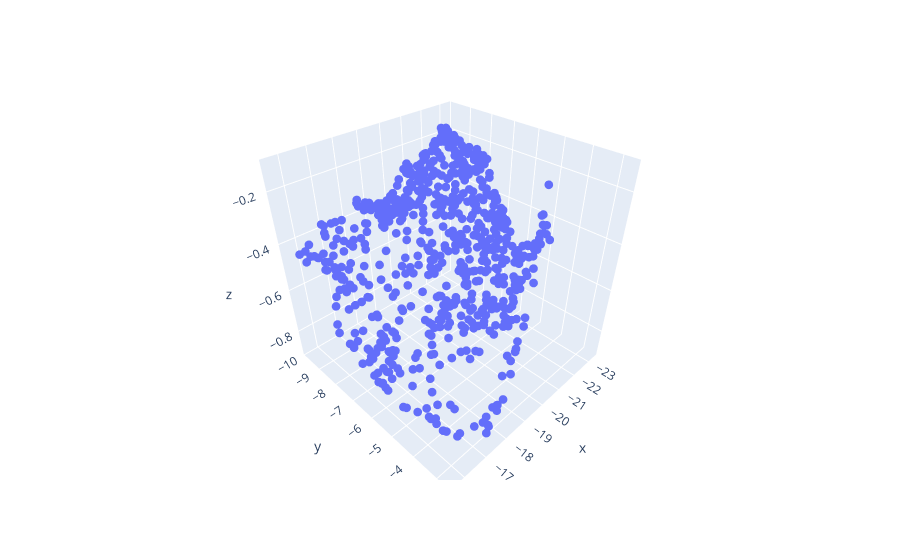

Notebook cell for this chart:
### Code cell
import plotly.express as px
# df = px.data.iris()
fig = px.scatter_3d(x=ps[:,0].tolist(), y=ps[:,1].tolist(), z=ps[:,2].tolist())
fig.update_traces(marker=dict(size=3))
fig.show()
fig.write_html('test.html')

### Figure 1 — Plotly figure (JSON) as saved in the notebook; plotly's stock layout.template omitted (floating-point values rounded to 4 significant figures; data arrays with more than 128 entries replaced by an {"elided": "..."} marker saying what was removed)
{"data": [{"hovertemplate": "x=%{x}<br>y=%{y}<br>z=%{z}<extra></extra>", "legendgroup": "", "marker": {"color": "#636efa", "size": 3, "symbol": "circle"}, "mode": "markers", "name": "", "scene": "scene", "showlegend": false, "type": "scatter3d", "x": {"elided": "659 float values"}, "y": {"elided": "659 float values"}, "z": {"elided": "659 float values"}}], "layout": {"legend": {"tracegroupgap": 0}, "margin": {"t": 60}, "scene": {"domain": {"x": [0, 1], "y": [0, 1]}, "xaxis": {"title": {"text": "x"}}, "yaxis": {"title": {"text": "y"}}, "zaxis": {"title": {"text": "z"}}}}}
